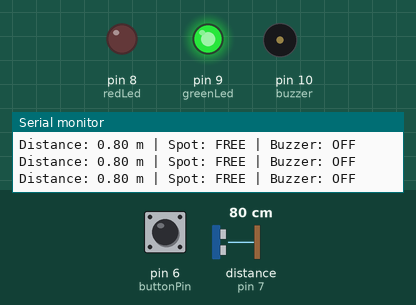
Recording of a sketch running on a simulated Arduino Uno, built with avr-gcc and run on an emulated ATmega328P. Parts: output pins drawn as LEDs (lit = HIGH), buzzer (waves = sounding), the last lines printed to the serial monitor. Wiring (inferred from the names in the program): ultrasonic range finder: trigger pin 7; echo pin 7. The test bench sets the inputs (shaded band); at power-on: distance to the obstacle (sensor on pin 7) 80 cm, pin 6 (buttonPin) HIGH. The echo pulse lasts 58.3 µs per cm.

Above: at 1.2 s.
1.3 s: distance to the obstacle (sensor on pin 7) set to 196 cm
2.8 s: distance to the obstacle (sensor on pin 7) set to 204 cm
At 3.9 s:
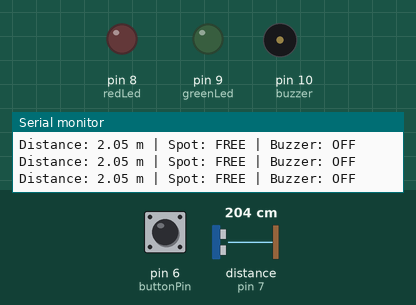
4.3 s: pin 6 (buttonPin) pulled LOW for 0.15 s
6.3 s: distance to the obstacle (sensor on pin 7) set to 2 cm
At 7.0 s:
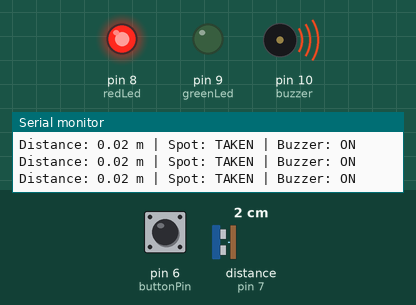
7.8 s: distance to the obstacle (sensor on pin 7) set to 299 cm
At 8.5 s:
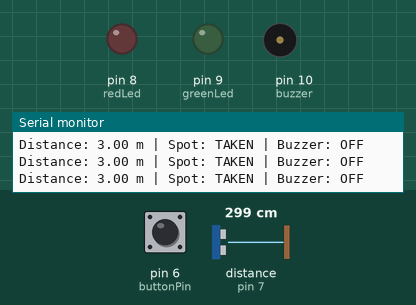
9.3 s: distance to the obstacle (sensor on pin 7) set to 18 cm
At 9.6 s:
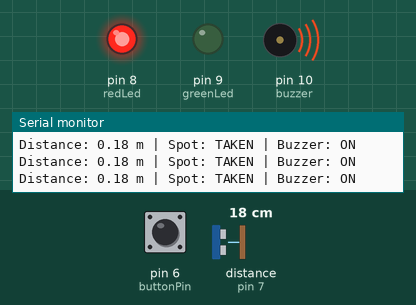
Timing chart, 0 to 11.8 s (numbered marks = the images above; inputs shaded):
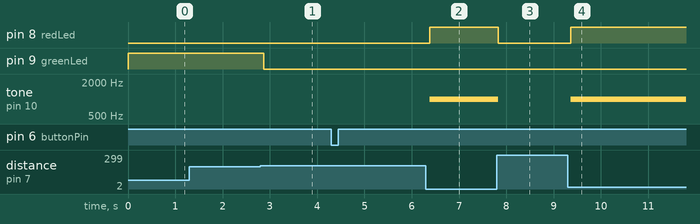

Measured:
- the behaviour switches between 199 and 200 cm on distance to the obstacle (sensor on pin 7) (found by bisection; images 0 and 1)
- after the input at 2.8 s, pin 9 (greenLed): HIGH → LOW after 0.07 s
- after the input at 6.3 s, pin 8 (redLed): LOW → HIGH after 0.08 s; tone on pin 10 (buzzer): silent → 1000 Hz after 0.08 s
- after the input at 7.8 s, pin 8 (redLed): HIGH → LOW at once; tone on pin 10 (buzzer): 1000 Hz → silent at once
- after the input at 9.3 s, pin 8 (redLed): LOW → HIGH after 0.06 s; tone on pin 10 (buzzer): silent → 1000 Hz after 0.06 s

The sketch:

smart_parking_system.ino
```cpp
// Smart Parking System

const int buttonPin = 6;
const int pingPin   = 7;
const int redLed    = 8;
const int greenLed  = 9;
const int buzzer    = 10;

const float thresholdMeters = 2.0;   // car counts as present closer than this (meters)

bool spotTaken = false;              // stored state, flips on each button press
bool lastButtonState = HIGH;         // HIGH = not pressed (INPUT_PULLUP)
unsigned long lastToggleTime = 0;

void checkButton() {
  bool state = digitalRead(buttonPin);

  // Button just went from released to pressed
  if (lastButtonState == HIGH && state == LOW) {
    if (millis() - lastToggleTime > 200) {   // debounce
      spotTaken = !spotTaken;
      lastToggleTime = millis();
    }
  }
  lastButtonState = state;
}

void setup() {
  pinMode(buttonPin, INPUT_PULLUP);
  pinMode(redLed, OUTPUT);
  pinMode(greenLed, OUTPUT);
  pinMode(buzzer, OUTPUT);
  Serial.begin(9600);
}

void loop() {
  long duration;
  float meters;

  // Trigger the PING))) sensor
  pinMode(pingPin, OUTPUT);
  digitalWrite(pingPin, LOW);
  delayMicroseconds(2);
  digitalWrite(pingPin, HIGH);
  delayMicroseconds(5);
  digitalWrite(pingPin, LOW);

  // Read the echo (30 ms timeout so it never blocks)
  pinMode(pingPin, INPUT);
  duration = pulseIn(pingPin, HIGH, 30000);

  if (duration == 0) {
    meters = 99.0;                              // no echo = nothing nearby
  } else {
    meters = (duration / 29.0 / 2.0) / 100.0;   // microseconds -> cm -> meters
  }

  checkButton();
  bool carNear = (meters < thresholdMeters);

  // Track buzzer state for the Serial Monitor printout
  bool buzzerActive = false;

  if (carNear && spotTaken) {
    // Car arrives, spot taken: red + buzzer ON
    digitalWrite(redLed, HIGH);
    digitalWrite(greenLed, LOW);
    tone(buzzer, 1000);
    buzzerActive = true;     // Record that the buzzer is sounding
  } else if (carNear && !spotTaken) {
    // Car arrives, spot free: green + buzzer OFF
    digitalWrite(redLed, LOW);
    digitalWrite(greenLed, HIGH);
    noTone(buzzer);
    buzzerActive = false;    // Record that the buzzer is silent
  } else {
    // No car: everything off
    digitalWrite(redLed, LOW);
    digitalWrite(greenLed, LOW);
    noTone(buzzer);
    buzzerActive = false;    // Record that the buzzer is silent
  }

  // Original Serial print with the added Buzzer status column
  Serial.print("Distance: ");
  Serial.print(meters, 2);
  Serial.print(" m | Spot: ");
  Serial.print(spotTaken ? "TAKEN" : "FREE");
  Serial.print(" | Buzzer: ");
  Serial.println(buzzerActive ? "ON" : "OFF");

  // Wait 100 ms but keep checking the button so quick presses aren't missed
  for (int i = 0; i < 20; i++) {
    checkButton();
    delay(5);
  }
}
```
